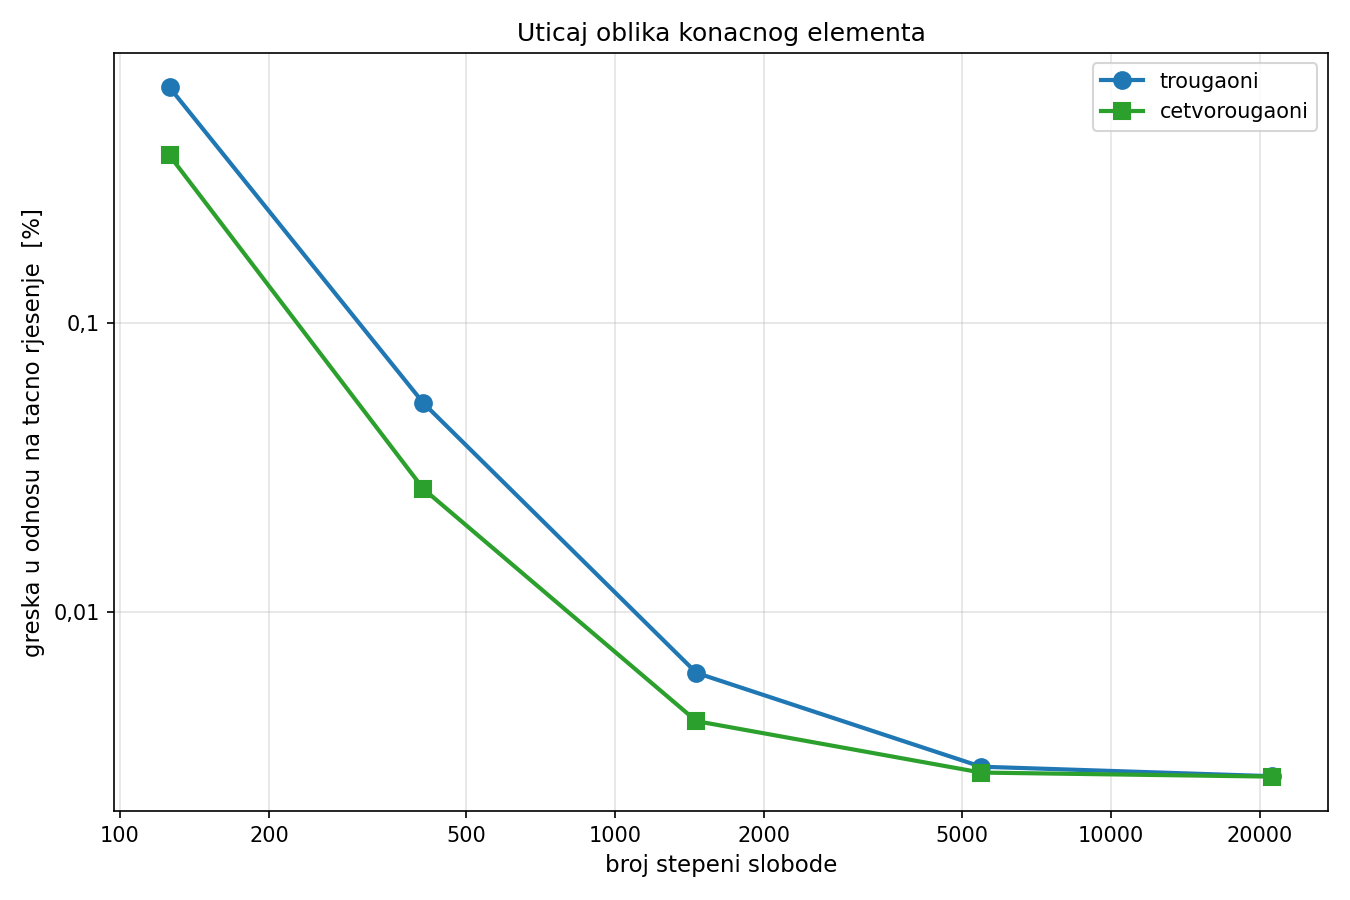

This chart was generated by the following Python code:
# ============================================================
# PRIMJER: OBLIK KONACNOG ELEMENTA - trougaoni ili cetvorougaoni
#
# Ista greda, isti granicni uslovi i isti niz mreza rjesavaju se
# trougaonim i cetvorougaonim elementima, oba Lagranzovog tipa
# drugog stepena.
#
# Poredjenje se radi u odnosu na BROJ STEPENI SLOBODE, a ne broj
# elemenata, jer broj nepoznatih odredjuje velicinu matrice krutosti
# i vrijeme proracuna. Trougaona mreza ima dvostruko vise elemenata
# od cetvorougaone pri istom broju cvorova, pa bi poredjenje po broju
# elemenata bilo neposteno.
#
# Referenca je tacno 2D rjesenje (Timoshenko, Theory of Elasticity,
# jed. 34, str. 43).
# ============================================================

from mpi4py import MPI
import numpy as np
import ufl
import matplotlib
matplotlib.use("Agg")
import matplotlib.pyplot as plt
from matplotlib.ticker import FixedLocator, FixedFormatter

from dolfinx import fem, geometry
from dolfinx.fem.petsc import LinearProblem
from dolfinx.mesh import create_rectangle, CellType, locate_entities_boundary, meshtags

# ============================================================
# 1) ULAZNI PODACI
# ============================================================
L  = 5.0
h  = 0.50
b  = 0.30

E  = 31.0e9
nu = 0.2

q   = 20.0e3
t_q = q / b

mu  = E / (2.0 * (1.0 + nu))
lam = E * nu / (1.0 - nu**2)

I_ef = h**3 / 12.0
w_EB = 5.0 * t_q * L**4 / (384.0 * E * I_ef)
w_2D = w_EB * (1.0 + (12.0/5.0)*(h/L)**2*(4.0/5.0 + nu/2.0))   # tacno rjesenje

mreze = [(10, 1), (20, 2), (40, 4), (80, 8), (160, 16)]

tipovi = [(CellType.triangle,      "trougaoni",     "o-", "tab:blue"),
          (CellType.quadrilateral, "cetvorougaoni", "s-", "tab:green")]

# ============================================================
# 2) FUNKCIJA: jedan proracun
# ============================================================
def rijesi(tip, Nx, Ny):
    domen = create_rectangle(
        MPI.COMM_WORLD,
        [np.array([0.0, 0.0]), np.array([L, h])],
        [Nx, Ny],
        cell_type=tip,
    )
    V = fem.functionspace(domen, ("Lagrange", 2, (domen.geometry.dim,)))

    Vx, _ = V.sub(0).collapse()
    Vy, _ = V.sub(1).collapse()
    nula_x = fem.Function(Vx)
    nula_y = fem.Function(Vy)

    fdim = domen.topology.dim - 1
    f_L = locate_entities_boundary(domen, fdim, lambda x: np.isclose(x[0], 0.0))
    f_D = locate_entities_boundary(domen, fdim, lambda x: np.isclose(x[0], L))
    dofs_L = fem.locate_dofs_topological((V.sub(1), Vy), fdim, f_L)
    dofs_D = fem.locate_dofs_topological((V.sub(1), Vy), fdim, f_D)

    # ux se blokira u donjem lijevom uglu - taj cvor postoji u svakoj mrezi
    dofs_ux = fem.locate_dofs_geometrical(
        (V.sub(0), Vx),
        lambda x: np.logical_and(np.isclose(x[0], 0.0), np.isclose(x[1], 0.0)))

    bcs = [fem.dirichletbc(nula_y, dofs_L, V.sub(1)),
           fem.dirichletbc(nula_y, dofs_D, V.sub(1)),
           fem.dirichletbc(nula_x, dofs_ux, V.sub(0))]

    f_gore = np.sort(locate_entities_boundary(
        domen, fdim, lambda x: np.isclose(x[1], h)))
    oznake = meshtags(domen, fdim, f_gore,
                      np.full(len(f_gore), 1, dtype=np.int32))
    ds = ufl.Measure("ds", domain=domen, subdomain_data=oznake)
    T = fem.Constant(domen, np.array([0.0, -t_q], dtype=np.float64))

    def epsilon(w):
        return ufl.sym(ufl.grad(w))

    def sigma(w):
        return 2.0*mu*epsilon(w) + lam*ufl.tr(epsilon(w))*ufl.Identity(2)

    u = ufl.TrialFunction(V)
    v = ufl.TestFunction(V)
    a  = ufl.inner(sigma(u), epsilon(v)) * ufl.dx
    Lf = ufl.dot(T, v) * ds(1)

    problem = LinearProblem(
        a, Lf, bcs=bcs,
        petsc_options_prefix=f"oblik_{Nx}_{int(tip == CellType.triangle)}_",
        petsc_options={"ksp_type": "preonly", "pc_type": "lu"},
    )
    rez = problem.solve()
    uh = rez[0] if isinstance(rez, tuple) else rez

    stablo = geometry.bb_tree(domen, domen.topology.dim)
    tacka = np.array([[L/2.0, h/2.0, 0.0]], dtype=np.float64)
    kand = geometry.compute_collisions_points(stablo, tacka)
    cel = geometry.compute_colliding_cells(domen, kand, tacka)
    w = abs(uh.eval(tacka, np.array([cel.links(0)[0]], dtype=np.int32))[1])

    n_el  = domen.topology.index_map(domen.topology.dim).size_local
    n_dof = V.dofmap.index_map.size_global * V.dofmap.index_map_bs
    return w, n_el, n_dof

# ============================================================
# 3) PRORACUN
# ============================================================
print("=" * 86)
print(f"OBLIK KONACNOG ELEMENTA   (greda {b*100:.0f}/{h*100:.0f}, L = {L:.1f} m, "
      f"Lagranz 2)")
print("=" * 86)
print(f"Tacno 2D rjesenje: w = {w_2D*1000:.5f} mm\n")

rezultati = {}

for tip, ime, stil, boja in tipovi:
    print(f"--- {ime.upper()} ELEMENTI ---")
    print(f"{'mreza':>10} {'elem.':>8} {'DOF':>8} {'w [mm]':>12} {'greska [%]':>12}")
    print("-" * 56)
    dofovi, greske = [], []
    for (Nx, Ny) in mreze:
        w, n_el, n_dof = rijesi(tip, Nx, Ny)
        gr = (w - w_2D)/w_2D*100.0
        dofovi.append(n_dof); greske.append(gr)
        print(f"{f'{Nx}x{Ny}':>10} {n_el:>8} {n_dof:>8} {w*1000:>12.5f} {gr:>12.4f}")
    rezultati[ime] = (dofovi, greske, stil, boja)
    print()

# ============================================================
# 4) GRAFIK
# ============================================================
fig, ax = plt.subplots(figsize=(9, 6))

for ime, (dofovi, greske, stil, boja) in rezultati.items():
    ax.plot(dofovi, np.abs(greske), stil, color=boja, lw=2, ms=8, label=ime)

ax.set_xscale("log")
ax.set_yscale("log")

xt = [100, 200, 500, 1000, 2000, 5000, 10000, 20000]
ax.xaxis.set_major_locator(FixedLocator(xt))
ax.xaxis.set_major_formatter(FixedFormatter(
    ["100", "200", "500", "1000", "2000", "5000", "10000", "20000"]))
ax.xaxis.set_minor_locator(FixedLocator([]))

yt = [0.001, 0.01, 0.1, 1]
ax.yaxis.set_major_locator(FixedLocator(yt))
ax.yaxis.set_major_formatter(FixedFormatter(["0,001", "0,01", "0,1", "1"]))
ax.yaxis.set_minor_locator(FixedLocator([]))

ax.set_xlabel("broj stepeni slobode", fontsize=11)
ax.set_ylabel("greska u odnosu na tacno rjesenje  [%]", fontsize=11)
ax.set_title("Uticaj oblika konacnog elementa", fontsize=12)
ax.grid(alpha=0.35, which="major")
ax.legend(fontsize=10)

plt.tight_layout()
plt.savefig("oblik_elementa.png", dpi=150)
print("Grafik sacuvan: oblik_elementa.png")
